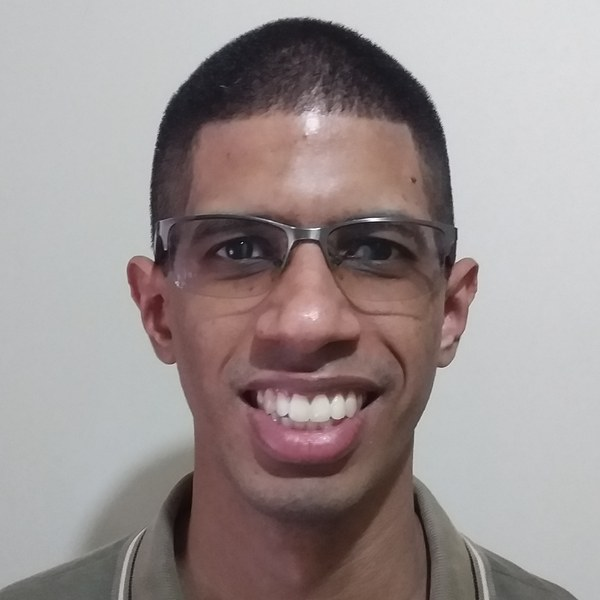
#> input picture figs/photo.web.jpg, 600 x 600 px
$ python -i build.py   (imports and definitions only)
#> lines starting #> are read from the running program, lines starting #| are printed output that depends on the picture
#!/usr/bin/env python3
"""Generate index.html from the YAML files in data/.

    python build.py            regenerate index.html
    python build.py --serve    regenerate, then serve on http://localhost:4321

index.html is committed and uses relative paths, so you can also just open it
straight from disk to check a change before committing. Needs PyYAML
(pip install pyyaml).
"""

import argparse
import html
import os
import re
import sys

import yaml

ROOT = os.path.dirname(os.path.abspath(__file__))

FONTS = ("https://fonts.googleapis.com/css2"
         "?family=Fraunces:opsz,wght@9..144,400;9..144,600;9..144,700"
         "&family=Archivo:wght@400;500;600"
         "&family=JetBrains+Mono:wght@400;500&display=swap")

LINK_RE = re.compile(r"\[([^\]]+)\]\(([^)\s]+)\)")


def load(name):
    with open(os.path.join(ROOT, "data", name), encoding="utf-8") as fh:
        return yaml.safe_load(fh)


def esc(text):
    return html.escape(str(text), quote=True)


# [9 lines left out: function inline_links, not called in this run]


def authors_html(text):
    """[Name] -> bold. The brackets mark your own name in the author list."""
    return esc(text).replace("[", "<strong>").replace("]", "</strong>")


PLAY_ICON = ('<svg width="20" height="20" viewBox="0 0 24 24" fill="currentColor"'
             ' aria-hidden="true"><path d="M8 5v14l11-7z"/></svg>')


# [61 lines left out: functions figure_html, publication_html, project_html, not called in this run]


PORTRAIT_PX = 600          # 2.5x the 232px it renders at, so it stays sharp on retina
PORTRAIT_DERIVED = "figs/photo.web.jpg"


def web_portrait(source):
    """Shrink the portrait for the web so a multi-megabyte original isn't served.

    Regenerated whenever the source is newer, so dropping in a new photo.png and
    re-running this script is enough. Without Pillow the original is used as-is.
    """
    src = os.path.join(ROOT, source)
    if not os.path.exists(src):
        print(f"  warning: {source} is missing — using it as named", file=sys.stderr)
        return source
    try:
        from PIL import Image
    except ImportError:
        print("  note: Pillow not installed, serving the portrait at full size",
              file=sys.stderr)
        return source

    out = os.path.join(ROOT, PORTRAIT_DERIVED)
    if os.path.exists(out) and os.path.getmtime(out) >= os.path.getmtime(src):
        return PORTRAIT_DERIVED

    image = Image.open(src).convert("RGB")
    side = min(image.size)                       # square crop, centred
    left, top = (image.width - side) // 2, (image.height - side) // 2
    image = image.crop((left, top, left + side, top + side))
    image = image.resize((PORTRAIT_PX, PORTRAIT_PX), Image.LANCZOS)
    os.makedirs(os.path.dirname(out), exist_ok=True)
    image.save(out, "JPEG", quality=88, optimize=True, progressive=True)
    print(f"  portrait: {source} -> {PORTRAIT_DERIVED} "
          f"({os.path.getsize(out) // 1024} KB)")
    return PORTRAIT_DERIVED


# [150 lines left out: functions check_assets, render, main, not called in this run]


# [2 lines not run here, left out]

>>> import cv2
>>> picture = cv2.imread('figs/photo.web.jpg', cv2.IMREAD_GRAYSCALE)
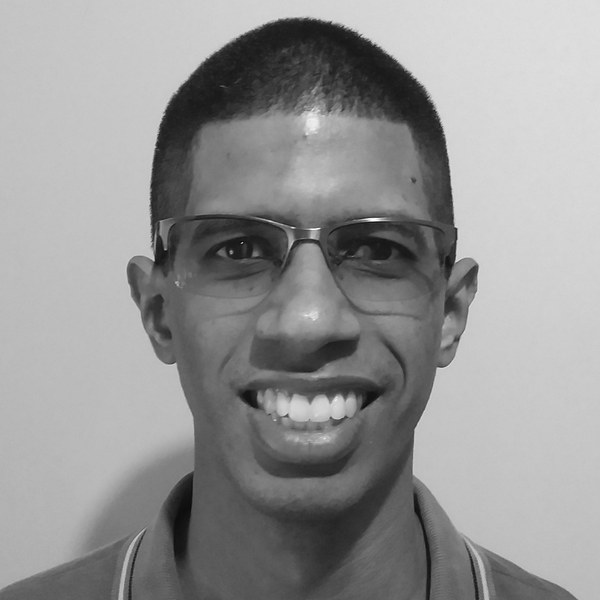
#> picture: shape (600, 600); min 0, max 255, mean 148.3
#> (the run stopped early here; a loop or call above may not have finished)

$ run again, on figs/geometric_inr_curvature.jpg
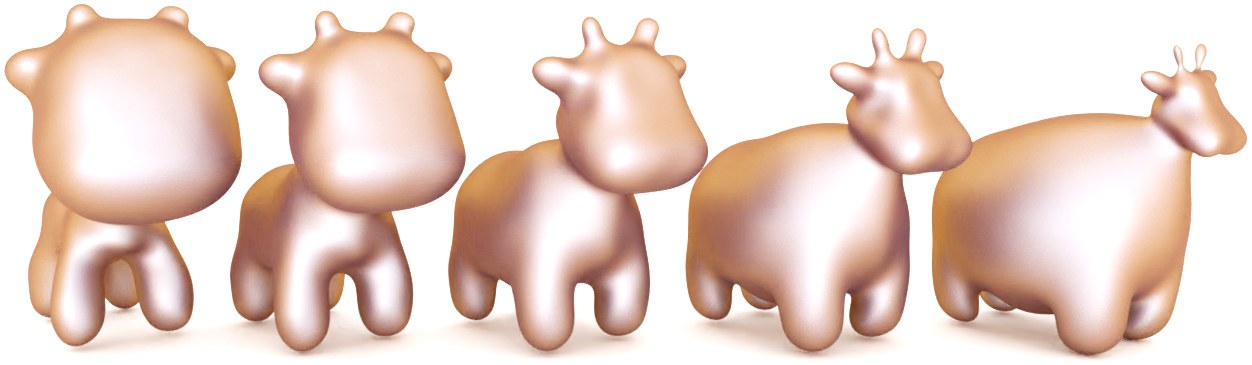
#> input picture figs/geometric_inr_curvature.jpg, 1252 x 365 px
#> `picture = cv2.imread('figs/photo.web.jpg', cv2.IMREAD_GRAYSCALE)`:
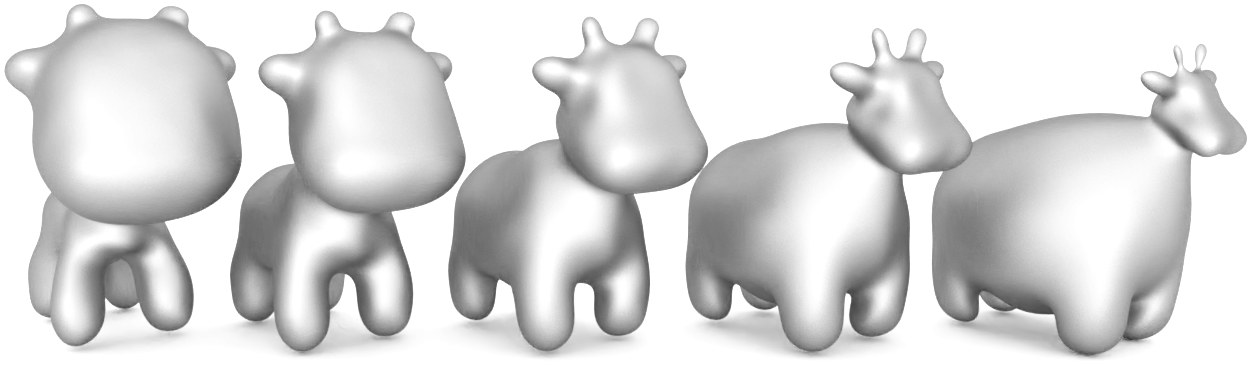
#> picture: shape (365, 1252); min 54, max 255, mean 215.8

$ run again, on figs/riemannian_metrics.jpg
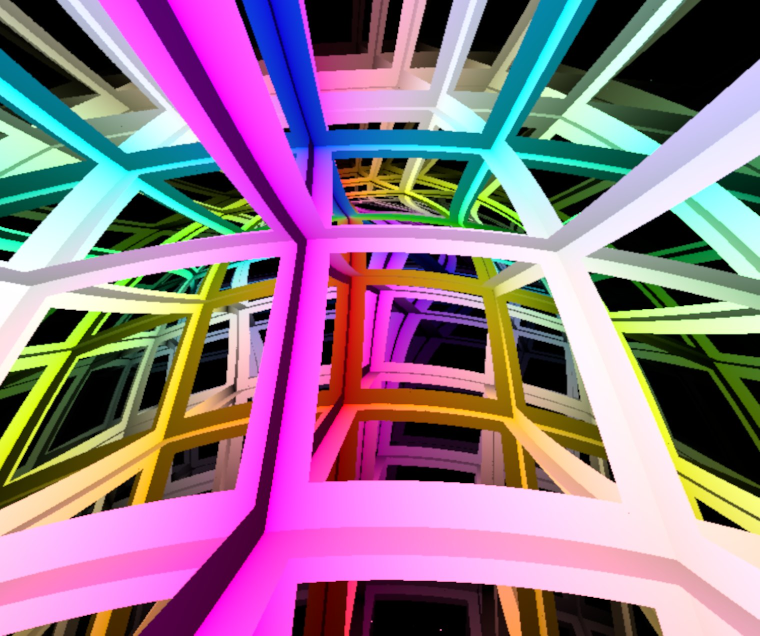
#> input picture figs/riemannian_metrics.jpg, 1519 x 1271 px (shown at 1/2 size)
#> `picture = cv2.imread('figs/photo.web.jpg', cv2.IMREAD_GRAYSCALE)`:
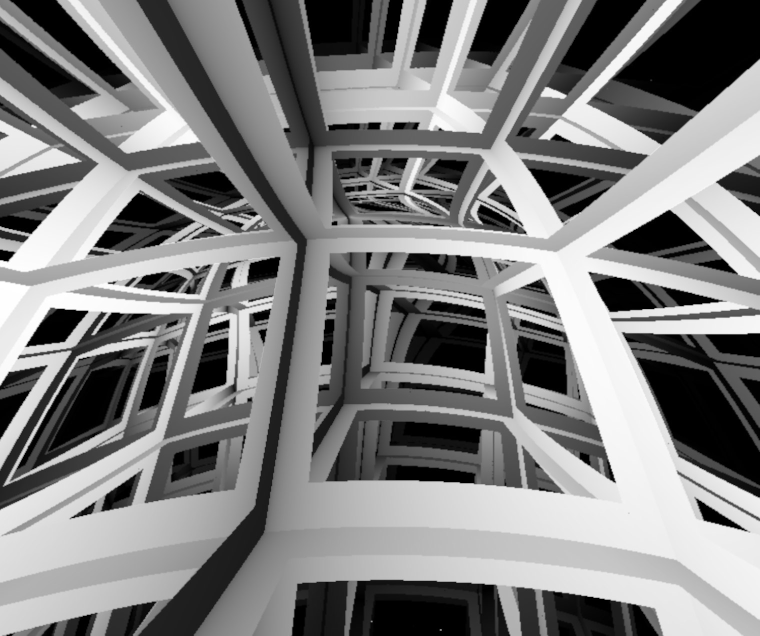
#> picture: shape (1271, 1519) (shown at 1/2 size); min 0, max 255, mean 128.7
